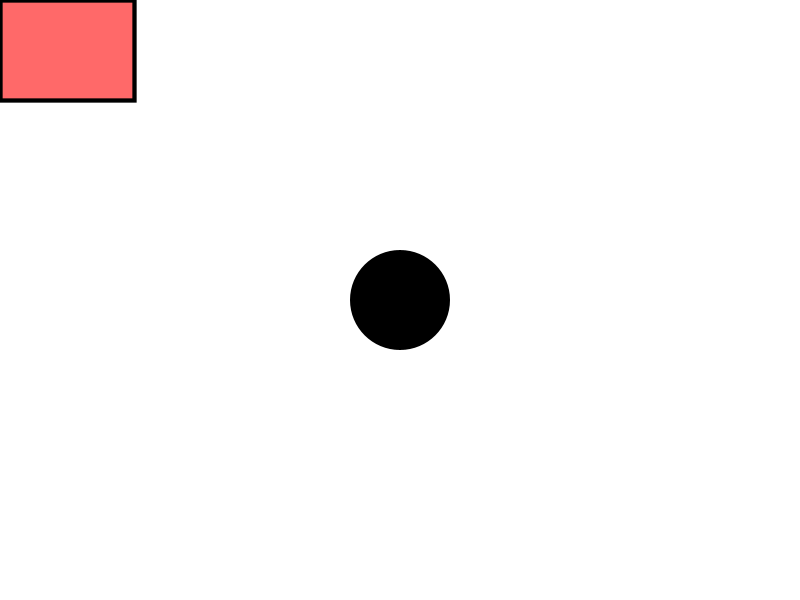
Frame 1 (no input)
Frame 60 (the mouse pressed at the canvas centre just before this capture): identical to frame 1, image omitted
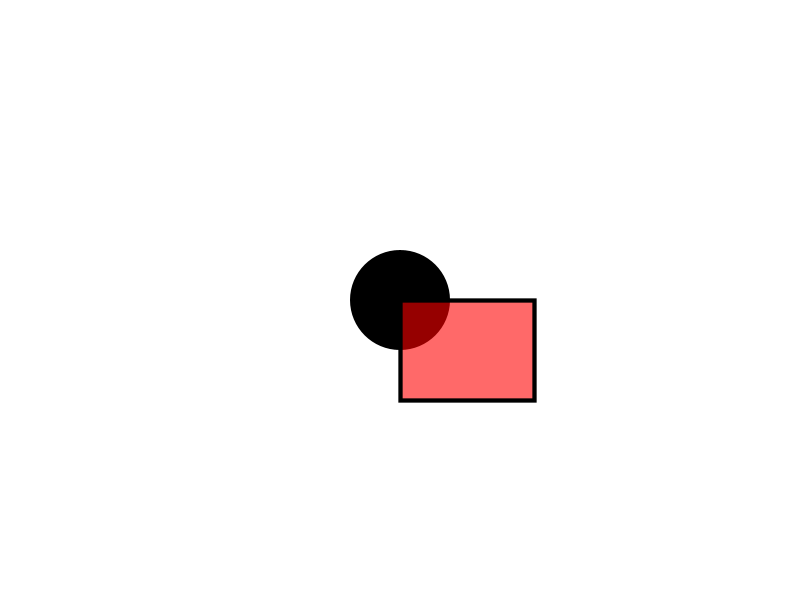
Frame 120 (the mouse held since frame 60 and released just before this capture)

The Processing sketch that drew these frames (run headless with seeded random() and noise(); from frame 60 on, the mouse is pressed at the canvas centre):

// Processing sketch: sketch_01_drawing_order
// ── sketch_01_drawing_order.pde
int rW = 134; // width of the rectangle
int rH = 100; // height of the rectangle

int eW = 100;
int eH = 100;

void setup() {  
  size(800, 600);
  background(255, 255, 255);
}



void draw() {
  background(255);
  noStroke();
  // set color
  fill(0);
  // draw ellipse
  ellipse(width*0.5, height*0.5, eW, eH);

  stroke(#000000);
  strokeWeight(4.3);
  // set color
  fill(255, 0, 0, 150);
  // Draw rectangle
  rect(mouseX, mouseY, rW, rH);
}
